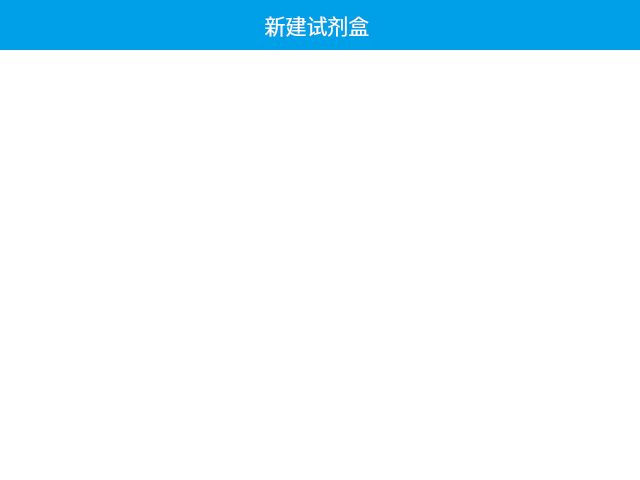
<?xml version="1.0" encoding="UTF-8"?>
<ui version="4.0">
 <class>kitCreateDialog</class>
 <widget class="QDialog" name="kitCreateDialog">
  <property name="geometry">
   <rect>
    <x>0</x>
    <y>0</y>
    <width>640</width>
    <height>480</height>
   </rect>
  </property>
  <property name="windowTitle">
   <string>Dialog</string>
  </property>
  <property name="styleSheet">
   <string notr="true">QLabel,QLineEdit,QRadioButton,QComboBox,QSpinBox,QTableWidget::item,QTableView::item,QCheckBox,QDateTimeEdit{
font-family:'思源黑体 CN Normal';
font-size:12pt;
}

QPushButton,QHeaderView,QGroupBox,QTabBar,QTableWidget{
font-family:'思源黑体 CN Bold';
font-size:14pt;
}

QPushButton {background-color: rgb(0, 160, 233); border-radius: 17px; color: rgb(255, 255, 255); } 
QPushButton:hover {background: qradialgradient(cx:0.5, cy:0.5, radius: 0.5,fx:0.5, fy:0.5,stop:0 rgb(0,122,232),stop:1 rgb(53,190,246) ) }
QPushButton:disabled { background-color: rgb(236, 244,255); color: rgb(180, 180, 180);}</string>
  </property>
  <layout class="QVBoxLayout" name="verticalLayout_2">
   <property name="spacing">
    <number>0</number>
   </property>
   <property name="leftMargin">
    <number>0</number>
   </property>
   <property name="topMargin">
    <number>0</number>
   </property>
   <property name="rightMargin">
    <number>0</number>
   </property>
   <property name="bottomMargin">
    <number>0</number>
   </property>
   <item>
    <widget class="QWidget" name="widget_5" native="true">
     <property name="styleSheet">
      <string notr="true">background-color:white;</string>
     </property>
     <layout class="QVBoxLayout" name="verticalLayout_5">
      <property name="spacing">
       <number>0</number>
      </property>
      <property name="leftMargin">
       <number>0</number>
      </property>
      <property name="topMargin">
       <number>0</number>
      </property>
      <property name="rightMargin">
       <number>0</number>
      </property>
      <property name="bottomMargin">
       <number>0</number>
      </property>
      <item>
       <layout class="QVBoxLayout" name="verticalLayout">
        <property name="spacing">
         <number>0</number>
        </property>
        <property name="topMargin">
         <number>0</number>
        </property>
        <item>
         <widget class="QWidget" name="widget" native="true">
          <property name="sizePolicy">
           <sizepolicy hsizetype="Preferred" vsizetype="Fixed">
            <horstretch>0</horstretch>
            <verstretch>0</verstretch>
           </sizepolicy>
          </property>
          <property name="minimumSize">
           <size>
            <width>0</width>
            <height>50</height>
           </size>
          </property>
          <property name="maximumSize">
           <size>
            <width>16777215</width>
            <height>50</height>
           </size>
          </property>
          <property name="styleSheet">
           <string notr="true">background-color:rgb(0, 160, 233);</string>
          </property>
          <layout class="QHBoxLayout" name="horizontalLayout_3">
           <item>
            <spacer name="horizontalSpacer">
             <property name="orientation">
              <enum>Qt::Horizontal</enum>
             </property>
             <property name="sizeType">
              <enum>QSizePolicy::Fixed</enum>
             </property>
             <property name="sizeHint" stdset="0">
              <size>
               <width>33</width>
               <height>20</height>
              </size>
             </property>
            </spacer>
           </item>
           <item>
            <widget class="QLabel" name="label">
             <property name="sizePolicy">
              <sizepolicy hsizetype="Preferred" vsizetype="Preferred">
               <horstretch>0</horstretch>
               <verstretch>0</verstretch>
              </sizepolicy>
             </property>
             <property name="font">
              <font>
               <family>思源黑体 CN Bold</family>
               <pointsize>16</pointsize>
              </font>
             </property>
             <property name="styleSheet">
              <string notr="true">QLabel{
	font-size:16pt;
	color:white;
	font-family:'思源黑体 CN Bold';
}</string>
             </property>
             <property name="text">
              <string>新建试剂盒</string>
             </property>
             <property name="alignment">
              <set>Qt::AlignCenter</set>
             </property>
            </widget>
           </item>
           <item>
            <widget class="QPushButton" name="pushButton">
             <property name="minimumSize">
              <size>
               <width>33</width>
               <height>33</height>
              </size>
             </property>
             <property name="maximumSize">
              <size>
               <width>33</width>
               <height>33</height>
              </size>
             </property>
             <property name="styleSheet">
              <string notr="true">QPushButton {image: url(:/img/Close.png);background:rgba(255,255,255,0);border:none;padding:2px;}
QPushButton:hover {image: url(:/img/Close.png);background:rgba(255,255,255,0);border:none;padding:0px;}
QPushButton:pressed {image: url(:/img/Close.png);background:rgba(255,255,255,0);border:none;padding:2px;}


</string>
             </property>
             <property name="text">
              <string/>
             </property>
            </widget>
           </item>
          </layout>
         </widget>
        </item>
        <item>
         <widget class="QWidget" name="widget_2" native="true">
          <property name="sizePolicy">
           <sizepolicy hsizetype="Preferred" vsizetype="Preferred">
            <horstretch>0</horstretch>
            <verstretch>0</verstretch>
           </sizepolicy>
          </property>
          <layout class="QVBoxLayout" name="verticalLayout_3">
           <property name="spacing">
            <number>0</number>
           </property>
           <property name="leftMargin">
            <number>0</number>
           </property>
           <property name="topMargin">
            <number>0</number>
           </property>
           <property name="rightMargin">
            <number>0</number>
           </property>
           <property name="bottomMargin">
            <number>0</number>
           </property>
           <item>
            <widget class="QScrollArea" name="scrollArea">
             <property name="styleSheet">
              <string notr="true">QScrollArea
{
	border:0px;
}
QScrollBar::vertical
{
    border-width:1px;
    border-style: solid;
    border-color: rgb(255, 255, 255);
    width: 16px;
    margin:0px 0px 0px 0px;
    border-radius:8px;
}

QScrollBar::add-page:vertical, QScrollBar::sub-page:vertical
{
    background:rgb(230,227,223);
	border-radius:3px;
}

QScollBar::add-line:vertical, QScrollBar::sub-line:vertical 
{
    background:transparent;
}</string>
             </property>
             <property name="widgetResizable">
              <bool>true</bool>
             </property>
             <widget class="QWidget" name="scrollAreaWidgetContents">
              <property name="geometry">
               <rect>
                <x>0</x>
                <y>0</y>
                <width>638</width>
                <height>428</height>
               </rect>
              </property>
              <property name="sizePolicy">
               <sizepolicy hsizetype="Preferred" vsizetype="Preferred">
                <horstretch>0</horstretch>
                <verstretch>0</verstretch>
               </sizepolicy>
              </property>
              <property name="minimumSize">
               <size>
                <width>0</width>
                <height>0</height>
               </size>
              </property>
              <property name="maximumSize">
               <size>
                <width>16777215</width>
                <height>16777215</height>
               </size>
              </property>
              <widget class="QWidget" name="widgetMain" native="true">
               <property name="geometry">
                <rect>
                 <x>10</x>
                 <y>10</y>
                 <width>621</width>
                 <height>401</height>
                </rect>
               </property>
               <layout class="QVBoxLayout" name="verticalLayout_6">
                <property name="spacing">
                 <number>0</number>
                </property>
                <property name="leftMargin">
                 <number>15</number>
                </property>
                <property name="topMargin">
                 <number>0</number>
                </property>
                <property name="rightMargin">
                 <number>0</number>
                </property>
                <property name="bottomMargin">
                 <number>0</number>
                </property>
                <item>
                 <layout class="QVBoxLayout" name="layoutMain">
                  <property name="spacing">
                   <number>0</number>
                  </property>
                  <property name="sizeConstraint">
                   <enum>QLayout::SetDefaultConstraint</enum>
                  </property>
                 </layout>
                </item>
               </layout>
              </widget>
             </widget>
            </widget>
           </item>
          </layout>
         </widget>
        </item>
       </layout>
      </item>
     </layout>
    </widget>
   </item>
  </layout>
 </widget>
 <resources/>
 <connections/>
</ui>
